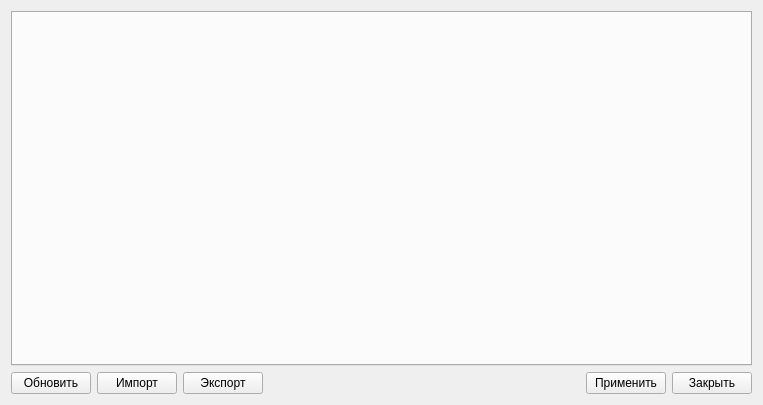
<?xml version="1.0" encoding="UTF-8"?>
<ui version="4.0">
 <class>PET_brg_main_page</class>
 <widget class="QWidget" name="PET_brg_main_page">
  <property name="geometry">
   <rect>
    <x>0</x>
    <y>0</y>
    <width>763</width>
    <height>405</height>
   </rect>
  </property>
  <property name="windowTitle">
   <string>Dialog</string>
  </property>
  <layout class="QVBoxLayout" name="verticalLayout">
   <item>
    <widget class="QTabWidget" name="tabWidget">
     <property name="currentIndex">
      <number>-1</number>
     </property>
    </widget>
   </item>
   <item>
    <layout class="QHBoxLayout" name="horizontalLayout">
     <item>
      <widget class="QPushButton" name="btn_refresh">
       <property name="text">
        <string>Обновить</string>
       </property>
      </widget>
     </item>
     <item>
      <widget class="QPushButton" name="btn_import">
       <property name="text">
        <string>Импорт</string>
       </property>
      </widget>
     </item>
     <item>
      <widget class="QPushButton" name="btn_export">
       <property name="text">
        <string>Экспорт</string>
       </property>
      </widget>
     </item>
     <item>
      <spacer name="horizontalSpacer">
       <property name="orientation">
        <enum>Qt::Horizontal</enum>
       </property>
       <property name="sizeHint" stdset="0">
        <size>
         <width>40</width>
         <height>20</height>
        </size>
       </property>
      </spacer>
     </item>
     <item>
      <widget class="QPushButton" name="btn_apply">
       <property name="text">
        <string>Применить</string>
       </property>
      </widget>
     </item>
     <item>
      <widget class="QPushButton" name="btn_close">
       <property name="text">
        <string>Закрыть</string>
       </property>
      </widget>
     </item>
    </layout>
   </item>
  </layout>
 </widget>
 <resources/>
 <connections/>
</ui>
